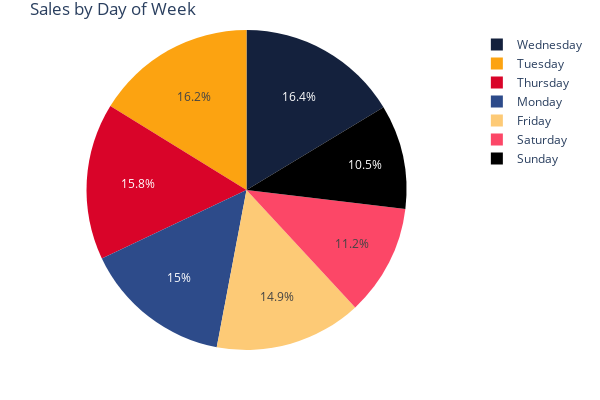

Here is the notebook cell this chart was saved with:
### Code cell
from datetime import datetime

def ep_to_day(ep):
    return datetime.fromtimestamp(ep).strftime("%A")

df_day = df[['visitStartTime', 'transactionRevenue']]
df_day['dayOfWeek'] = df['visitStartTime'].apply(lambda x: ep_to_day(x)) 
agg = df_day.groupby('dayOfWeek').size().rename('Count').reset_index()
fig = px.pie(agg, 
             values='Count', names='dayOfWeek', 
             color_discrete_sequence=['#14213d','#fca311','#d90429'],
            title='Sales by Day of Week',
            width=800,
            height=500)

fig.update_layout(
    margin=dict(l=25, r=20, t=30, b=50),
    width = 600,
    height = 400,
    paper_bgcolor="#ffffff",
)
fig.show()

### Figure 1 — Plotly figure (JSON) as saved in the notebook; plotly's stock layout.template omitted (floating-point values rounded to 4 significant figures)
{"data": [{"domain": {"x": [0, 1], "y": [0, 1]}, "hovertemplate": "dayOfWeek=%{label}<br>Count=%{value}<extra></extra>", "labels": ["Friday", "Monday", "Saturday", "Sunday", "Thursday", "Tuesday", "Wednesday"], "legendgroup": "", "name": "", "showlegend": true, "type": "pie", "values": [134368, 135485, 101410, 95117, 143015, 146410, 147848]}], "layout": {"height": 400, "legend": {"tracegroupgap": 0}, "margin": {"b": 50, "l": 25, "r": 20, "t": 30}, "paper_bgcolor": "#ffffff", "piecolorway": ["#14213d", "#fca311", "#d90429"], "title": {"text": "Sales by Day of Week"}, "width": 600}}
